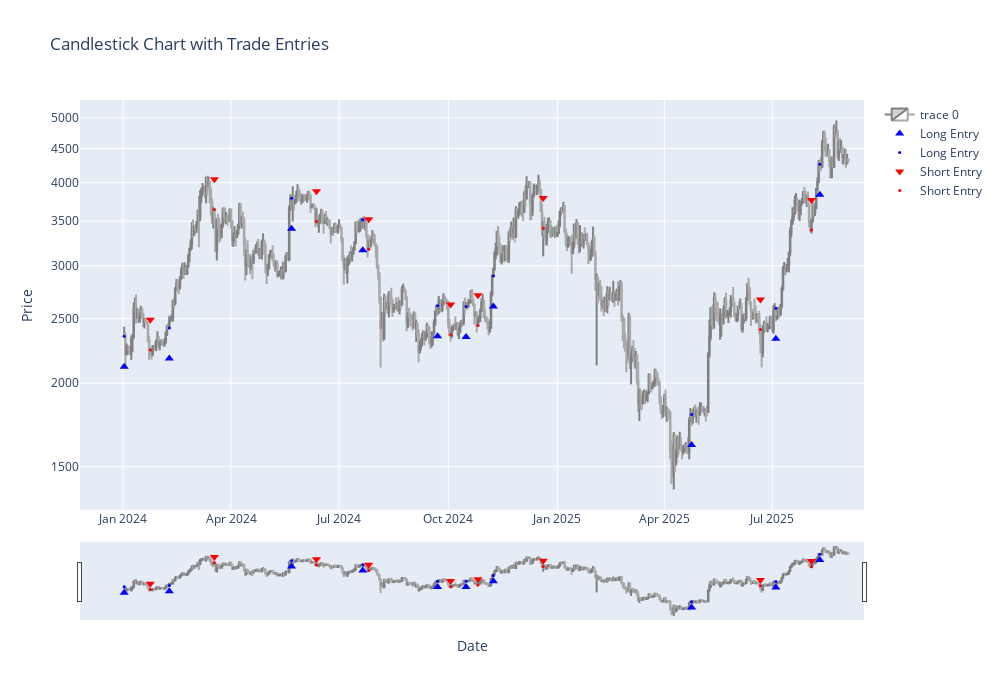

Notebook source saved alongside this figure:
### Markdown cell above
#### Out-of-Sample

### Code cell
# Create OOS Dataframe for Candlestick Chart
dataETH_OOS = dataETH[dataETH.index > backtest_enddate]

# Produce Trades, Equity and Metrics Data for Out-of-Sample Performance
tradesETH1_OOS = op.backtest(dataETH, indicator_names, long_filters, short_filters, paramsETH1, mode, 'tradesDF', backtest_enddate)
equityETH1_OOS = op.backtest(dataETH, indicator_names, long_filters, short_filters, paramsETH1, mode, 'equityDF', backtest_enddate)
metricsETH1_OOS = op.backtest(dataETH, indicator_names, long_filters, short_filters, paramsETH1, mode, 'MetricsTable', backtest_enddate)

# Plot Candlestick Chart for Trade Visualisation
plot.candleChart(dataETH_OOS, tradesETH1_OOS, mode)

### Figure 1 — Plotly figure (JSON) as saved in the notebook; plotly's stock layout.template omitted (floating-point values rounded to 4 significant figures; data arrays with more than 128 entries replaced by an {"elided": "..."} marker saying what was removed)
{"data": [{"close": {"elided": "611 float values"}, "decreasing": {"fillcolor": "white", "line": {"color": "darkgrey"}}, "high": {"elided": "611 float values"}, "increasing": {"fillcolor": "lightgrey", "line": {"color": "grey"}}, "low": {"elided": "611 float values"}, "open": {"elided": "611 float values"}, "type": "candlestick", "x": {"elided": "611 str values"}}, {"marker": {"color": "blue", "size": 8, "symbol": "triangle-up"}, "mode": "markers", "name": "Long Entry", "type": "scatter", "x": ["2024-01-02T00:00:00+00:00", "2024-02-09T00:00:00+00:00", "2024-05-22T00:00:00+00:00", "2024-07-21T00:00:00+00:00", "2024-09-22T00:00:00+00:00", "2024-10-16T00:00:00+00:00", "2024-11-08T00:00:00+00:00", "2025-04-24T00:00:00+00:00", "2025-07-04T00:00:00+00:00", "2025-08-10T00:00:00+00:00"], "y": [2117.0, 2178.0, 3411.0, 3166.0, 2351.0, 2347.0, 2606.0, 1616.0, 2332.0, 3835.0]}, {"marker": {"color": "blue", "size": 3, "symbol": "circle"}, "mode": "markers", "name": "Long Entry", "type": "scatter", "x": ["2024-01-02T00:00:00+00:00", "2024-02-09T00:00:00+00:00", "2024-05-22T00:00:00+00:00", "2024-07-21T00:00:00+00:00", "2024-09-22T00:00:00+00:00", "2024-10-16T00:00:00+00:00", "2024-11-08T00:00:00+00:00", "2025-04-24T00:00:00+00:00", "2025-07-04T00:00:00+00:00", "2025-08-10T00:00:00+00:00"], "y": [2352.0, 2420.0, 3790.0, 3518.0, 2612.0, 2607.0, 2895.0, 1795.0, 2591.0, 4261.0]}, {"marker": {"color": "red", "size": 8, "symbol": "triangle-down"}, "mode": "markers", "name": "Short Entry", "type": "scatter", "x": ["2024-01-24T00:00:00+00:00", "2024-03-18T00:00:00+00:00", "2024-06-12T00:00:00+00:00", "2024-07-26T00:00:00+00:00", "2024-10-03T00:00:00+00:00", "2024-10-26T00:00:00+00:00", "2024-12-20T00:00:00+00:00", "2025-06-21T00:00:00+00:00", "2025-08-03T00:00:00+00:00"], "y": [2489.0, 4046.0, 3882.0, 3525.0, 2624.0, 2709.0, 3793.0, 2671.0, 3767.0]}, {"marker": {"color": "red", "size": 3, "symbol": "circle"}, "mode": "markers", "name": "Short Entry", "type": "scatter", "x": ["2024-01-24T00:00:00+00:00", "2024-03-18T00:00:00+00:00", "2024-06-12T00:00:00+00:00", "2024-07-26T00:00:00+00:00", "2024-10-03T00:00:00+00:00", "2024-10-26T00:00:00+00:00", "2024-12-20T00:00:00+00:00", "2025-06-21T00:00:00+00:00", "2025-08-03T00:00:00+00:00"], "y": [2243.0, 3645.0, 3497.0, 3175.0, 2364.0, 2441.0, 3417.0, 2406.0, 3394.0]}], "layout": {"height": 700, "title": {"text": "Candlestick Chart with Trade Entries"}, "width": 1000, "xaxis": {"title": {"text": "Date"}}, "yaxis": {"title": {"text": "Price"}, "type": "log"}}}
